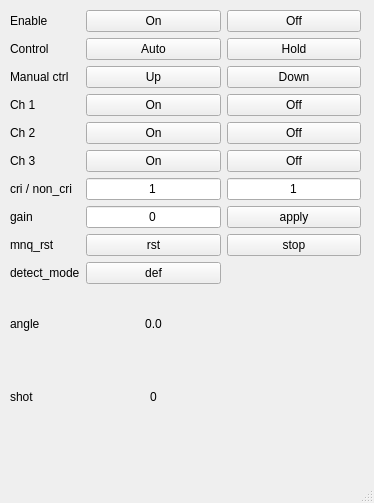
<?xml version="1.0" encoding="UTF-8"?>
<ui version="4.0">
 <class>MainWindow</class>
 <widget class="QMainWindow" name="MainWindow">
  <property name="geometry">
   <rect>
    <x>0</x>
    <y>0</y>
    <width>374</width>
    <height>503</height>
   </rect>
  </property>
  <property name="windowTitle">
   <string>MainWindow</string>
  </property>
  <widget class="QWidget" name="centralwidget">
   <widget class="QWidget" name="gridLayoutWidget">
    <property name="geometry">
     <rect>
      <x>10</x>
      <y>10</y>
      <width>351</width>
      <height>420</height>
     </rect>
    </property>
    <layout class="QGridLayout" name="gridLayout">
     <item row="7" column="2">
      <widget class="QPushButton" name="gain_apply_btn">
       <property name="text">
        <string>apply</string>
       </property>
      </widget>
     </item>
     <item row="0" column="1">
      <widget class="QPushButton" name="enable_btn">
       <property name="text">
        <string>On</string>
       </property>
      </widget>
     </item>
     <item row="1" column="0">
      <widget class="QLabel" name="label_2">
       <property name="text">
        <string>Control</string>
       </property>
      </widget>
     </item>
     <item row="10" column="1">
      <widget class="QLabel" name="angle_data">
       <property name="text">
        <string>0.0</string>
       </property>
       <property name="alignment">
        <set>Qt::AlignCenter</set>
       </property>
      </widget>
     </item>
     <item row="4" column="2">
      <widget class="QPushButton" name="ch2_off_btn">
       <property name="text">
        <string>Off</string>
       </property>
      </widget>
     </item>
     <item row="6" column="2">
      <widget class="QLineEdit" name="noncri_edit">
       <property name="text">
        <string>1</string>
       </property>
       <property name="alignment">
        <set>Qt::AlignCenter</set>
       </property>
      </widget>
     </item>
     <item row="7" column="1">
      <widget class="QLineEdit" name="gain_edit">
       <property name="text">
        <string>0</string>
       </property>
       <property name="alignment">
        <set>Qt::AlignCenter</set>
       </property>
      </widget>
     </item>
     <item row="5" column="0">
      <widget class="QLabel" name="label_7">
       <property name="text">
        <string>Ch 3</string>
       </property>
      </widget>
     </item>
     <item row="8" column="1">
      <widget class="QPushButton" name="mnq_rst_btn">
       <property name="text">
        <string>rst</string>
       </property>
      </widget>
     </item>
     <item row="10" column="0">
      <widget class="QLabel" name="angle_label">
       <property name="text">
        <string>angle</string>
       </property>
      </widget>
     </item>
     <item row="3" column="1">
      <widget class="QPushButton" name="ch1_on_btn">
       <property name="text">
        <string>On</string>
       </property>
      </widget>
     </item>
     <item row="2" column="2">
      <widget class="QPushButton" name="manual_down_btn">
       <property name="text">
        <string>Down</string>
       </property>
      </widget>
     </item>
     <item row="8" column="0">
      <widget class="QLabel" name="label_8">
       <property name="text">
        <string>mnq_rst</string>
       </property>
      </widget>
     </item>
     <item row="3" column="0">
      <widget class="QLabel" name="label_5">
       <property name="text">
        <string>Ch 1</string>
       </property>
      </widget>
     </item>
     <item row="6" column="1">
      <widget class="QLineEdit" name="cri_edit">
       <property name="text">
        <string>1</string>
       </property>
       <property name="alignment">
        <set>Qt::AlignCenter</set>
       </property>
      </widget>
     </item>
     <item row="7" column="0">
      <widget class="QLabel" name="label_9">
       <property name="text">
        <string>gain</string>
       </property>
      </widget>
     </item>
     <item row="5" column="2">
      <widget class="QPushButton" name="ch3_off_btn">
       <property name="text">
        <string>Off</string>
       </property>
      </widget>
     </item>
     <item row="2" column="0">
      <widget class="QLabel" name="label_3">
       <property name="text">
        <string>Manual ctrl</string>
       </property>
      </widget>
     </item>
     <item row="8" column="2">
      <widget class="QPushButton" name="ctrl_stop_btn">
       <property name="text">
        <string>stop</string>
       </property>
      </widget>
     </item>
     <item row="11" column="0">
      <widget class="QLabel" name="label_10">
       <property name="text">
        <string>shot</string>
       </property>
      </widget>
     </item>
     <item row="0" column="2">
      <widget class="QPushButton" name="disable_btn">
       <property name="text">
        <string>Off</string>
       </property>
      </widget>
     </item>
     <item row="11" column="1">
      <widget class="QLabel" name="hit_ch">
       <property name="text">
        <string>0</string>
       </property>
       <property name="alignment">
        <set>Qt::AlignCenter</set>
       </property>
      </widget>
     </item>
     <item row="5" column="1">
      <widget class="QPushButton" name="ch3_on_btn">
       <property name="text">
        <string>On</string>
       </property>
      </widget>
     </item>
     <item row="6" column="0">
      <widget class="QLabel" name="label_4">
       <property name="text">
        <string>cri / non_cri</string>
       </property>
      </widget>
     </item>
     <item row="3" column="2">
      <widget class="QPushButton" name="ch1_off_btn">
       <property name="text">
        <string>Off</string>
       </property>
      </widget>
     </item>
     <item row="2" column="1">
      <widget class="QPushButton" name="manual_up_btn">
       <property name="text">
        <string>Up</string>
       </property>
      </widget>
     </item>
     <item row="4" column="0">
      <widget class="QLabel" name="label_6">
       <property name="text">
        <string>Ch 2</string>
       </property>
      </widget>
     </item>
     <item row="0" column="0">
      <widget class="QLabel" name="label">
       <property name="text">
        <string>Enable</string>
       </property>
      </widget>
     </item>
     <item row="1" column="1">
      <widget class="QPushButton" name="ctrl_auto_btn">
       <property name="text">
        <string>Auto</string>
       </property>
      </widget>
     </item>
     <item row="4" column="1">
      <widget class="QPushButton" name="ch2_on_btn">
       <property name="text">
        <string>On</string>
       </property>
      </widget>
     </item>
     <item row="9" column="0">
      <widget class="QLabel" name="label_11">
       <property name="text">
        <string>detect_mode</string>
       </property>
      </widget>
     </item>
     <item row="9" column="1">
      <widget class="QPushButton" name="mnq_mode_btn">
       <property name="text">
        <string>def</string>
       </property>
      </widget>
     </item>
     <item row="1" column="2">
      <widget class="QPushButton" name="manual_hold_btn">
       <property name="text">
        <string>Hold</string>
       </property>
      </widget>
     </item>
    </layout>
   </widget>
  </widget>
  <widget class="QMenuBar" name="menubar">
   <property name="geometry">
    <rect>
     <x>0</x>
     <y>0</y>
     <width>374</width>
     <height>32</height>
    </rect>
   </property>
  </widget>
  <widget class="QStatusBar" name="statusbar"/>
 </widget>
 <resources/>
 <connections/>
</ui>
